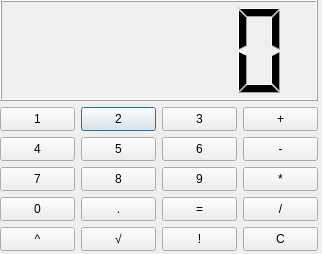
<?xml version="1.0" encoding="UTF-8"?>
<ui version="4.0">
 <class>Dialog</class>
 <widget class="QDialog" name="Dialog">
  <property name="geometry">
   <rect>
    <x>0</x>
    <y>0</y>
    <width>322</width>
    <height>254</height>
   </rect>
  </property>
  <property name="windowTitle">
   <string>Dialog</string>
  </property>
  <widget class="QWidget" name="gridLayoutWidget">
   <property name="geometry">
    <rect>
     <x>0</x>
     <y>0</y>
     <width>320</width>
     <height>251</height>
    </rect>
   </property>
   <property name="maximumSize">
    <size>
     <width>320</width>
     <height>266</height>
    </size>
   </property>
   <layout class="QGridLayout" name="gridLayout">
    <property name="bottomMargin">
     <number>0</number>
    </property>
    <item row="1" column="1">
     <widget class="QPushButton" name="button_2">
      <property name="maximumSize">
       <size>
        <width>75</width>
        <height>24</height>
       </size>
      </property>
      <property name="text">
       <string>2</string>
      </property>
     </widget>
    </item>
    <item row="1" column="2">
     <widget class="QPushButton" name="button_3">
      <property name="maximumSize">
       <size>
        <width>75</width>
        <height>24</height>
       </size>
      </property>
      <property name="text">
       <string>3</string>
      </property>
     </widget>
    </item>
    <item row="11" column="0">
     <widget class="QPushButton" name="button_7">
      <property name="maximumSize">
       <size>
        <width>75</width>
        <height>24</height>
       </size>
      </property>
      <property name="text">
       <string>7</string>
      </property>
     </widget>
    </item>
    <item row="11" column="2">
     <widget class="QPushButton" name="button_9">
      <property name="maximumSize">
       <size>
        <width>75</width>
        <height>24</height>
       </size>
      </property>
      <property name="text">
       <string>9</string>
      </property>
     </widget>
    </item>
    <item row="10" column="1">
     <widget class="QPushButton" name="button_5">
      <property name="maximumSize">
       <size>
        <width>75</width>
        <height>24</height>
       </size>
      </property>
      <property name="text">
       <string>5</string>
      </property>
     </widget>
    </item>
    <item row="12" column="1">
     <widget class="QPushButton" name="button_point">
      <property name="maximumSize">
       <size>
        <width>75</width>
        <height>24</height>
       </size>
      </property>
      <property name="text">
       <string>.</string>
      </property>
     </widget>
    </item>
    <item row="10" column="3">
     <widget class="QPushButton" name="button_minus">
      <property name="maximumSize">
       <size>
        <width>75</width>
        <height>24</height>
       </size>
      </property>
      <property name="text">
       <string>-</string>
      </property>
     </widget>
    </item>
    <item row="1" column="3">
     <widget class="QPushButton" name="button_plus">
      <property name="maximumSize">
       <size>
        <width>75</width>
        <height>24</height>
       </size>
      </property>
      <property name="text">
       <string>+</string>
      </property>
     </widget>
    </item>
    <item row="12" column="2">
     <widget class="QPushButton" name="button_equal">
      <property name="maximumSize">
       <size>
        <width>75</width>
        <height>24</height>
       </size>
      </property>
      <property name="text">
       <string>=</string>
      </property>
     </widget>
    </item>
    <item row="13" column="2">
     <widget class="QPushButton" name="button_factorial">
      <property name="maximumSize">
       <size>
        <width>75</width>
        <height>24</height>
       </size>
      </property>
      <property name="text">
       <string>!</string>
      </property>
     </widget>
    </item>
    <item row="13" column="3">
     <widget class="QPushButton" name="button_c">
      <property name="maximumSize">
       <size>
        <width>75</width>
        <height>24</height>
       </size>
      </property>
      <property name="text">
       <string>С</string>
      </property>
     </widget>
    </item>
    <item row="13" column="1">
     <widget class="QPushButton" name="button_root">
      <property name="maximumSize">
       <size>
        <width>75</width>
        <height>24</height>
       </size>
      </property>
      <property name="text">
       <string>√</string>
      </property>
     </widget>
    </item>
    <item row="1" column="0">
     <widget class="QPushButton" name="button_1">
      <property name="maximumSize">
       <size>
        <width>75</width>
        <height>24</height>
       </size>
      </property>
      <property name="text">
       <string>1</string>
      </property>
     </widget>
    </item>
    <item row="10" column="0">
     <widget class="QPushButton" name="button_4">
      <property name="maximumSize">
       <size>
        <width>75</width>
        <height>24</height>
       </size>
      </property>
      <property name="text">
       <string>4</string>
      </property>
     </widget>
    </item>
    <item row="10" column="2">
     <widget class="QPushButton" name="button_6">
      <property name="maximumSize">
       <size>
        <width>75</width>
        <height>24</height>
       </size>
      </property>
      <property name="text">
       <string>6</string>
      </property>
     </widget>
    </item>
    <item row="11" column="1">
     <widget class="QPushButton" name="button_8">
      <property name="maximumSize">
       <size>
        <width>75</width>
        <height>24</height>
       </size>
      </property>
      <property name="text">
       <string>8</string>
      </property>
     </widget>
    </item>
    <item row="13" column="0">
     <widget class="QPushButton" name="button_deg">
      <property name="maximumSize">
       <size>
        <width>75</width>
        <height>24</height>
       </size>
      </property>
      <property name="text">
       <string>^</string>
      </property>
     </widget>
    </item>
    <item row="11" column="3">
     <widget class="QPushButton" name="button_mul">
      <property name="maximumSize">
       <size>
        <width>75</width>
        <height>24</height>
       </size>
      </property>
      <property name="text">
       <string>*</string>
      </property>
     </widget>
    </item>
    <item row="12" column="3">
     <widget class="QPushButton" name="button_div">
      <property name="maximumSize">
       <size>
        <width>75</width>
        <height>24</height>
       </size>
      </property>
      <property name="text">
       <string>/</string>
      </property>
     </widget>
    </item>
    <item row="12" column="0">
     <widget class="QPushButton" name="button_0">
      <property name="maximumSize">
       <size>
        <width>75</width>
        <height>24</height>
       </size>
      </property>
      <property name="text">
       <string>0</string>
      </property>
     </widget>
    </item>
    <item row="0" column="0" colspan="4">
     <widget class="QLCDNumber" name="lcdNumber"/>
    </item>
   </layout>
  </widget>
 </widget>
 <resources/>
 <connections/>
</ui>
